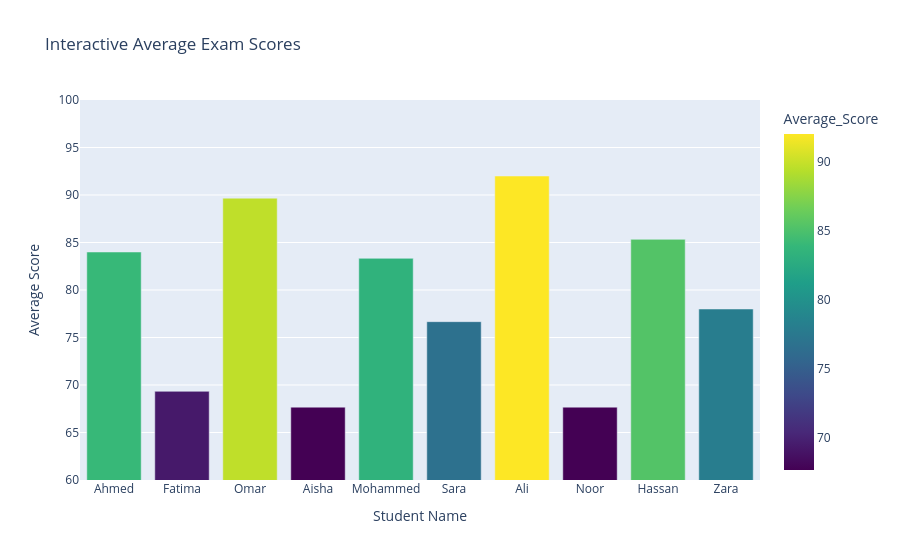

Notebook cell for this chart:
### Code cell
# Interactive Plotly Bar Chart Example

# Create DataFrame from our student data
student_scores_df = pd.DataFrame({
    'Student': students,
    'Average_Score': average
})

# Create interactive bar chart
fig = px.bar(
    student_scores_df, 
    x='Student', 
    y='Average_Score',
    title='Interactive Average Exam Scores',
    color='Average_Score',
    color_continuous_scale='viridis'
)

# Add hover information
fig.update_traces(
    hovertemplate='<b>%{x}</b><br>Average Score: %{y:.1f}<extra></extra>'
)

# Customize layout
fig.update_layout(
    xaxis_title="Student Name",
    yaxis_title="Average Score",
    yaxis_range=[60, 100]
)

fig.show()

print("✨ This Plotly chart is interactive!")
print("- Hover over bars to see exact values")
print("- Zoom and pan with mouse")
print("- Click legend to hide/show elements")
print("- Export as PNG/SVG from the toolbar")

### Figure 1 — Plotly figure (JSON) as saved in the notebook; plotly's stock layout.template omitted (floating-point values rounded to 4 significant figures)
{"data": [{"hovertemplate": "<b>%{x}</b><br>Average Score: %{y:.1f}<extra></extra>", "legendgroup": "", "marker": {"color": [84.0, 69.33, 89.67, 67.67, 83.33, 76.67, 92.0, 67.67, 85.33, 78.0], "coloraxis": "coloraxis", "pattern": {"shape": ""}}, "name": "", "orientation": "v", "showlegend": false, "textposition": "auto", "type": "bar", "x": ["Ahmed", "Fatima", "Omar", "Aisha", "Mohammed", "Sara", "Ali", "Noor", "Hassan", "Zara"], "xaxis": "x", "y": [84.0, 69.33, 89.67, 67.67, 83.33, 76.67, 92.0, 67.67, 85.33, 78.0], "yaxis": "y"}], "layout": {"barmode": "relative", "coloraxis": {"autocolorscale": false, "colorbar": {"title": {"text": "Average_Score"}}, "colorscale": [[0, "#440154"], [0.1111, "#482878"], [0.2222, "#3e4989"], [0.3333, "#31688e"], [0.4444, "#26828e"], [0.5556, "#1f9e89"], [0.6667, "#35b779"], [0.7778, "#6ece58"], [0.8889, "#b5de2b"], [1, "#fde725"]]}, "legend": {"tracegroupgap": 0}, "title": {"text": "Interactive Average Exam Scores"}, "xaxis": {"anchor": "y", "domain": [0, 1], "title": {"text": "Student Name"}}, "yaxis": {"anchor": "x", "domain": [0, 1], "range": [60, 100], "title": {"text": "Average Score"}}}}
